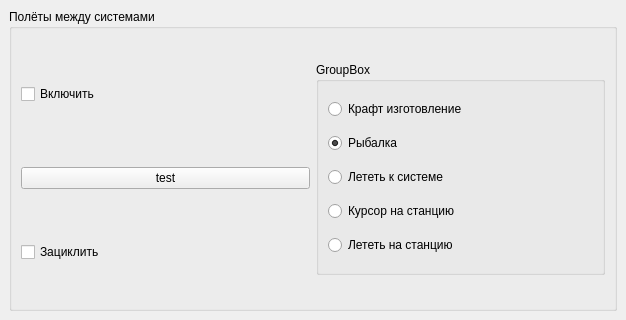
<?xml version="1.0" encoding="UTF-8"?>
<ui version="4.0">
 <class>ControlPanel</class>
 <widget class="QMainWindow" name="ControlPanel">
  <property name="geometry">
   <rect>
    <x>0</x>
    <y>0</y>
    <width>626</width>
    <height>320</height>
   </rect>
  </property>
  <property name="windowTitle">
   <string>MainWindow</string>
  </property>
  <widget class="QWidget" name="centralwidget">
   <layout class="QGridLayout" name="gridLayout_3">
    <item row="0" column="0">
     <widget class="QGroupBox" name="groupBox">
      <property name="title">
       <string>Полёты между системами</string>
      </property>
      <layout class="QGridLayout" name="gridLayout_2">
       <item row="0" column="0">
        <widget class="QCheckBox" name="checkBox_2">
         <property name="text">
          <string>Включить</string>
         </property>
        </widget>
       </item>
       <item row="1" column="0">
        <widget class="QPushButton" name="pushButton">
         <property name="text">
          <string>test</string>
         </property>
        </widget>
       </item>
       <item row="2" column="0">
        <widget class="QCheckBox" name="checkBox_3">
         <property name="text">
          <string>Зациклить</string>
         </property>
         <property name="checkable">
          <bool>true</bool>
         </property>
        </widget>
       </item>
       <item row="0" column="1" rowspan="3">
        <widget class="QGroupBox" name="groupBox_4">
         <property name="title">
          <string>GroupBox</string>
         </property>
         <layout class="QVBoxLayout" name="verticalLayout">
          <item>
           <widget class="QRadioButton" name="radioButton_6">
            <property name="text">
             <string>Крафт изготовление</string>
            </property>
            <property name="checked">
             <bool>false</bool>
            </property>
           </widget>
          </item>
          <item>
           <widget class="QRadioButton" name="radioButton_5">
            <property name="text">
             <string>Рыбалка</string>
            </property>
            <property name="checked">
             <bool>true</bool>
            </property>
           </widget>
          </item>
          <item>
           <widget class="QRadioButton" name="radioButton_3">
            <property name="text">
             <string>Лететь к системе</string>
            </property>
            <property name="checked">
             <bool>false</bool>
            </property>
           </widget>
          </item>
          <item>
           <widget class="QRadioButton" name="radioButton">
            <property name="text">
             <string>Курсор на станцию</string>
            </property>
           </widget>
          </item>
          <item>
           <widget class="QRadioButton" name="radioButton_4">
            <property name="text">
             <string>Лететь на станцию</string>
            </property>
           </widget>
          </item>
         </layout>
        </widget>
       </item>
      </layout>
     </widget>
    </item>
   </layout>
  </widget>
 </widget>
 <resources/>
 <connections/>
</ui>
